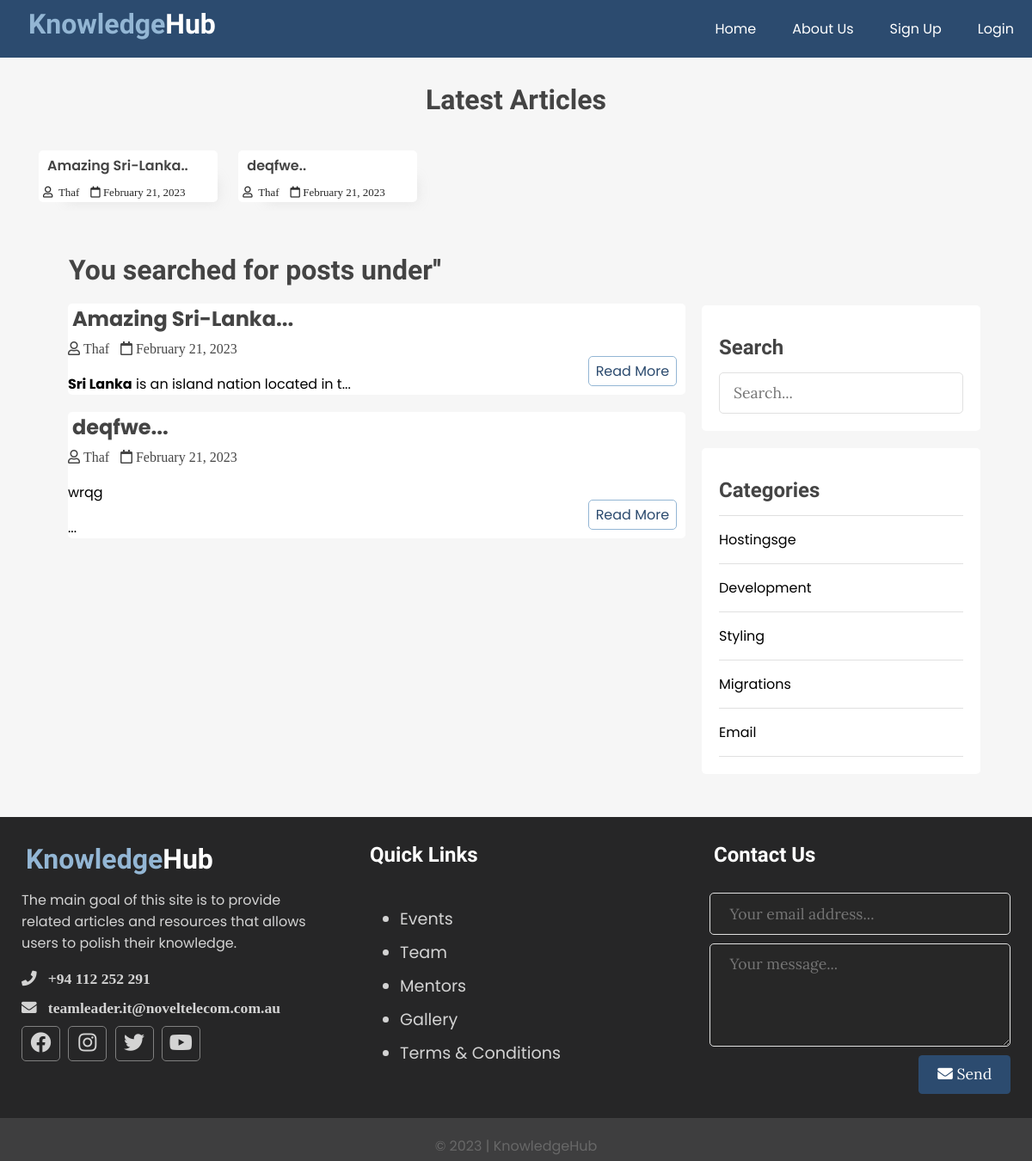
Page /index.php?t_id=11 on the committed database.
### tables this page shows
CREATE TABLE `posts` (
  `id` int(11) NOT NULL,
  `user_id` int(11) NOT NULL,
  `topic_id` int(11) NOT NULL,
  `title` varchar(255) NOT NULL,
  `video` varchar(255) NOT NULL,
  `body` text NOT NULL,
  `published` tinyint(4) NOT NULL,
  `created_at` datetime NOT NULL DEFAULT current_timestamp(),
  `isAdmin` tinyint(4) NOT NULL
);

CREATE TABLE `users` (
  `id` int(11) NOT NULL,
  `admin` tinyint(1) NOT NULL,
  `username` varchar(255) NOT NULL,
  `email` varchar(255) NOT NULL,
  `password` varchar(255) NOT NULL,
  `created_at` timestamp NOT NULL DEFAULT current_timestamp()
);

CREATE TABLE `topics` (
  `id` int(11) NOT NULL,
  `name` varchar(100) NOT NULL,
  `description` text NOT NULL
);

### app/database/db.php (called while the page is built, shortened)
<?php
require('connect.php');
function executeQuery($sql, $data)
{
    global $conn;
    $stmt = $conn->prepare($sql);
    $values = array_values($data);
    $types = str_repeat('s', count($values));
    $stmt->bind_param($types, ...$values);
    $stmt->execute();
    return $stmt;
}
function selectAll($table, $conditions = [])
{
    global $conn;
    $sql = "Select * From $table";
    if (empty($conditions)) {
        $stmt = $conn->prepare($sql);
        $stmt->execute();
        $records = $stmt->get_result()->fetch_all(MYSQLI_ASSOC);
        return $records;
    }
}
function getPostsByTopicId($topic_id)
{
    $sql = "SELECT p.*, u.username FROM posts AS p JOIN users AS u ON p.user_id=u.id WHERE p.published=? AND topic_id=?";
    $stmt = executeQuery($sql, ['published' => 1, 'topic_id' => $topic_id]);
    $records = $stmt->get_result()->fetch_all(MYSQLI_ASSOC);
    return $records;
}

### app/controllers/topics.php (called while the page is built, shortened)
<?php
  include($ROOT_PATH  . "/app/database/db.php");
$table = 'topics';
$topics = selectAll($table);

### path.php (called while the page is built, shortened)
<?php
 $BASE_URL = "http://knowledgehub.sterlingbpo.com.au/";

### index.php (the view, shortened to what this page needs)
<?php
include("path.php");
include($ROOT_PATH . "/app/controllers/topics.php");
$posts = array();
$filtered_Posts = array();
$postsTitle = 'Recent Posts';
if (isset($_GET['t_id'])) {
  $posts = getPostsByTopicId($_GET['t_id']);
  $postsTitle = "You searched for posts under'" . $_GET['name']  . "'";
} else if (isset($_POST['search__term'])) {
  $postsTitle = "You searched for '" . $_POST['search__term'] . "'";
  $posts = SearchPosts($_POST['search__term']);
} else {
  $posts = getPublishedPosts();
}
if (isset($_SESSION['admin'])) {
  if ($_SESSION['admin']) {
    foreach ($posts as $key => $post) {
      $filtered_Posts[$key] =  $post;
    }
  }
  else{
    foreach ($posts as $key => $post) {
      if ($post['isAdmin'] == 0) {
        $filtered_Posts[$key] = $post;
      }
    }
  }
} else {
  foreach ($posts as $key => $post) {
    if ($post['isAdmin'] == 0) {
      $filtered_Posts[$key] = $post;
    }
  }
}
$posts =  $filtered_Posts;
?>
<!DOCTYPE html>
<html lang="en">
<head>
  <link href="https://cdnjs.cloudflare.com/ajax/libs/font-awesome/5.13.0/css/all.min.css" rel="stylesheet" />
  <link rel="stylesheet" href="./assets/css/style.css" />
</head>
<body>
  <?php include($ROOT_PATH . "/app/includes/header.php") ?>
  <div class="page__wrapper">
    <div class="post__slider">
      <h1 class="slider__title">Latest Articles</h1>
      <div class="post__wrapper">
        <?php
        foreach ($posts as $post) :
       ?>
          <div class="post">
            <div class="post__info" style="height: auto;">
              <h4>
                <a href="single.php?id=<?php echo $post['id']; ?>"><?php echo html_entity_decode(substr($post['title'], 0, 20) . '..'); ?>
              </h4>
              <i class="far fa-user"> &nbsp;<?php echo $post['username'] ?></i>
              <i class="far fa-calendar"> <?php echo  date('F j, Y', strtotime(($post['created_at']))) ?></i>
            </div>
          </div>
        <?php endforeach; ?>
      </div>
    </div>
    <div class="content clearfix">
      <div class="main__content">
        <h1 class="recent__post__title"><?php echo $postsTitle ?> </h1>
        <?php foreach ($posts as $post) : ?>
          <div class="post clearfix">
            <div class="post__preview">
              <h2>
                <a href="single.php?id=<?php echo $post['id']; ?>"><?php echo html_entity_decode(substr($post['title'], 0, 60) . '...'); ?></a>
              </h2>
              <i class="far fa-user">&nbsp;<?php echo $post['username'] ?></i>
              <i class="far fa-calendar"> <?php echo  date('F j, Y', strtotime(($post['created_at']))) ?></i>
              <p class="preview__text">
                <?php echo html_entity_decode(substr($post['body'], 0, 80) . '...'); ?>
              </p>
              <a href="single.php?id=<?php echo $post['id'] ?>" class="btn read__more">Read More</a>
            </div>
          </div>
        <?php endforeach; ?>
      </div>
      <div class="sidebar">
        <div class="section search">
          <h2 class="section__title">Search</h2>
          <form action="index.php" method="post">
            <input type="text" name="search__term" class="text__input" placeholder="Search..." />
          </form>
        </div>
        <div class="section topics">
          <h2 class="section__title">Categories</h2>
          <ul>
            <?php foreach ($topics as $key => $topic) :   ?>
              <li><a href="<?php echo $BASE_URL . '/index.php?t_id=' . $topic['id'] . '&name=' . $topic['name'] ?>"><?php echo $topic['name']; ?></a></li>
            <?php endforeach; ?>
          </ul>
        </div>
      </div>
    </div>
  </div>
  <?php include($ROOT_PATH . "/app/includes/footer.php") ?>
</body>
</html>

### assets/css/style.css (style rules this page uses)
* { box-sizing: border-box; font-family: 'Poppins', sans-serif; }
html, body { height: 100%; padding: 0px; margin: 0px; background: #f6f6f6; font-family: "Lore", serif; }
h1, h2, h3, h4, h5, h6 { font-family: "Candal"; color: #444; margin: 5px; }
a { text-decoration: none; color: inherit; }
.clearfix::after { content: ""; display: block; clear: both; }
.btn { padding: 0.5rem 1rem; background: #2C4B6F; color: white; border: 1px solid transparent; border-radius: 0.25em; font-size: 1.08em; font-family: "Lora" serif; }
.text__input { padding: 0.7rem 1rem; display: block; width: 100%; border-radius: 5px; border: 1px solid #e0e0e0; outline: none; color: #444; line-height: 1.5rem; font-size: 1.1em; font-family: "Lora", serif; }
.page__wrapper { min-height: 100%; }
.post__slider .slider__title { text-align: center; margin: 30px auto; }
.post__slider .post__wrapper { width: 95%; height: fit-content; margin: 0px 15px 0px 35px; overflow: hidden; padding: 10px 0px 10px 0px; }
.post__slider .post__wrapper .post { height: fit-content; width: 330px; margin: 0px 10px; display: inline-block; background: white; border-radius: 5px; box-shadow: 1rem 1rem 1rem -1rem #a0a0a033; }
.post__slider .post__wrapper .post .post__info { height: 130px; padding: 0px 5px; }
.post__slider .post__wrapper .post .post__info h4 { font-weight: 600; }
.post__slider .post__wrapper .post .post__info i { font-size: small; color: #272727; }
.content { width: 90%; margin: 30px auto 30px; }
.content .main__content { width: 70%; float: left; }
.content .main__content .post { width: 95%; height:fit-content; margin: 20px auto; border-radius: 5px; background: white; position: relative; }
.post__preview i { color:#464646; }
.content .main__content .post .read__more { position: absolute; bottom: 10px; right: 10px; border: 1px solid #93B6D4; background: transparent; border-radius: 0px; color: #2C4B6F !important; padding: 0.25rem 0.5rem; font-size:medium; border-radius: 5px; }
.content .main__content .recent__post__title { margin: 20px; }
.content .sidebar { width: 30%; float: right; }
.content .sidebar .section { background: white; padding: 20px; border-radius: 5px; margin-bottom: 20px; }
.content .sidebar .section .section__title { margin: 15px 0px 15px 0px; }
.content .sidebar .section.search { margin-top: 80px; }
.content .sidebar .section.topics ul { margin: 0px; padding: 0px; list-style: none; border-top: 1px solid #e0e0e0; }
.content .sidebar .section.topics ul li a { display: block; padding: 15px 0px 15px 0px; border-bottom: 1px solid #e0e0e0; transition: all 0.3s; }

### rows in the picture
posts: title "Amazing Sri-Lanka..", user.username "Thaf", created_at "February 21, 2023", title "Amazing Sri-Lanka...", body "Sri Lanka is an island nation located in t..."
posts: title "deqfwe..", user.username "Thaf", created_at "February 21, 2023", title "deqfwe...", body "wrqg ..."
topics: name "Hostingsge"
topics: name "Development"
topics: name "Styling"
topics: name "Migrations"
topics: name "Email"

### other values in the picture
$postsTitle "You searched for posts under''"
